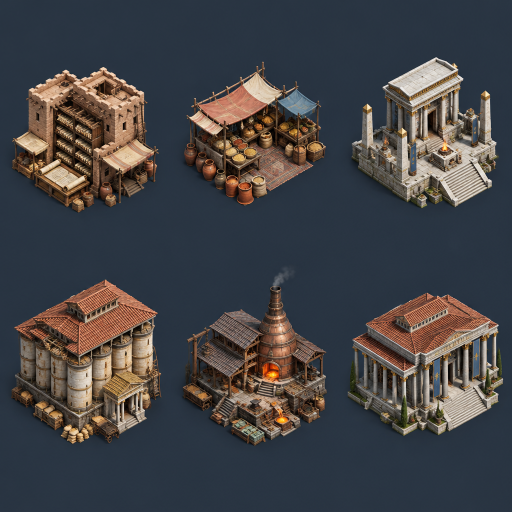
#> input picture assets/raw/civic_sheet_v1_1.png, 1024 x 1024 px (shown at 1/2 size)
$ python -i generate_transparent_icons.py   (imports and definitions only)
#> lines starting #> are read from the running program, lines starting #| are printed output that depends on the picture
#> further down, picture is the input picture: PIL image 1024x1024 RGB; mean R, G, B 68, 67.4, 70.1
"""Generate Project Eos facility icons through the local GPT Image Studio config.

The studio stores its OfoxAI key in settings.json. This script reads that file
directly, keeps the key only in process memory, and never prints it.

Outputs:
    assets/raw/transparent/<key>_raw.png   original 1024px generation
    assets/icons/<key>.png                 trimmed 320px transparent icon
"""

from __future__ import annotations

import argparse
import base64
import io
import json
import os
import sys
import time
import urllib.error
import urllib.request
from collections import deque
from pathlib import Path

from PIL import Image, ImageFilter

ROOT = Path(__file__).resolve().parents[1]
RAW_DIR = ROOT / "assets" / "raw" / "transparent"
ICON_DIR = ROOT / "assets" / "icons"
SETTINGS_PATH = Path(
    os.environ.get(
        "GPT_IMAGE_STUDIO_SETTINGS",
        r"C:\Users\XD\Documents\GPT Image Studio\settings.json",
    )
)

STYLE = (
    "single isolated realistic micro-isometric game asset, compact floating diorama, "
    "high three-quarter view, studio lighting, crisp detail, earthy natural palette, "
    "centered composition with generous empty margin, no ground plane, no cast shadow, "
    "no frame, no card, no border, no text, no people. "
    "Transparent background: the object must be fully cut out with clean edges."
)

ICONS = {
    "farm": (
        "terraced farmland diorama with young golden wheat, green grass and a narrow "
        "stone-lined irrigation channel, dark rich soil cross-section sides"
    ),
    "mine": (
        "small copper and iron surface mine diorama, timber headframe, ore carts, exposed "
        "rock terraces and a few turquoise mineral veins, dark soil sides"
    ),
    "granary": (
        "early bronze age granary diorama, round clay storage silos with thatched caps, "
        "wooden ladders and grain sacks on a compact earth platform"
    ),
    "irrigation": (
        "ancient irrigation gate diorama, wooden sluice gate and stone canal lock with "
        "flowing water, reeds and packed earth banks"
    ),
    "workshop": (
        "bronze age artisan workshop diorama, open timber shed with anvil, clay forge, "
        "copper ingots and tools on a compact stone platform"
    ),
    "library": (
        "early library diorama, small mud-brick archive with clay tablets on shelves, "
        "open doorway and rolled scrolls, warm lamplight"
    ),
    "market": (
        "ancient market stall diorama, wooden awning, baskets of grain, pottery and cloth, "
        "coins and amphorae on a compact stone plaza"
    ),
    "temple": (
        "early temple diorama, stepped stone shrine with carved pillars, offering bowl and "
        "small eternal flame, weathered limestone"
    ),
    "great_granary": (
        "wonder-scale great granary diorama, massive tiered clay silos with bronze bands, "
        "wide stairs and grain carts, monumental but compact"
    ),
    "great_forge": (
        "wonder-scale great forge diorama, monumental bronze furnace with tall chimney, "
        "glowing crucible, massive anvil and timber crane"
    ),
    "great_library": (
        "wonder-scale great library diorama, grand mud-brick archive with arched entry, "
        "tall clay-tablet shelves and bronze braziers, scholarly monument"
    ),
}


# [63 lines left out: functions load_settings, request_icon, not called in this run]


def remove_flat_background(image: Image.Image) -> Image.Image:
    """Flood-remove a near-uniform light background, keeping interior whites."""
    rgba = image.convert("RGBA")
    if rgba.getchannel("A").getextrema()[0] < 250:
        return rgba
    rgb = rgba.convert("RGB")
    width, height = rgb.size
#> width = 1024; height = 1024
    px = rgb.load()
    corners = [px[0, 0], px[width - 1, 0], px[0, height - 1], px[width - 1, height - 1]]
#> corners = [(42, 55, 66), (43, 56, 68), (45, 53, 68), (44, 54, 67)]
    bg = tuple(sorted(c[i] for c in corners)[len(corners) // 2] for i in range(3))
#> bg = (44, 55, 68)

    def distance(color: tuple[int, int, int]) -> float:
        return sum((color[i] - bg[i]) ** 2 for i in range(3)) ** 0.5

    limit = 18.0
    seen = bytearray(width * height)
    queue: deque[tuple[int, int]] = deque()
    for x in range(width):
        queue.append((x, 0))
        queue.append((x, height - 1))
    for y in range(height):
        queue.append((0, y))
        queue.append((width - 1, y))
    while queue:
        x, y = queue.pop()
        index = y * width + x
        if seen[index]:
            continue
        seen[index] = 1
        if distance(px[x, y]) > limit:
            continue
        for nx, ny in ((x + 1, y), (x - 1, y), (x, y + 1), (x, y - 1)):
            if 0 <= nx < width and 0 <= ny < height and not seen[ny * width + nx]:
                queue.append((nx, ny))
#> this loop made 1352269 passes
#> (y, index) on passes 2 to 4: (1022, 1047551), (1021, 1046527), (1020, 1045503)

    alpha = Image.new("L", (width, height), 255)
#> alpha: PIL image 1024x1024 L; every value is 255
    ap = alpha.load()
    for y in range(height):
        for x in range(width):
            if seen[y * width + x]:
                ap[x, y] = 0
    alpha = alpha.filter(ImageFilter.GaussianBlur(1.1))
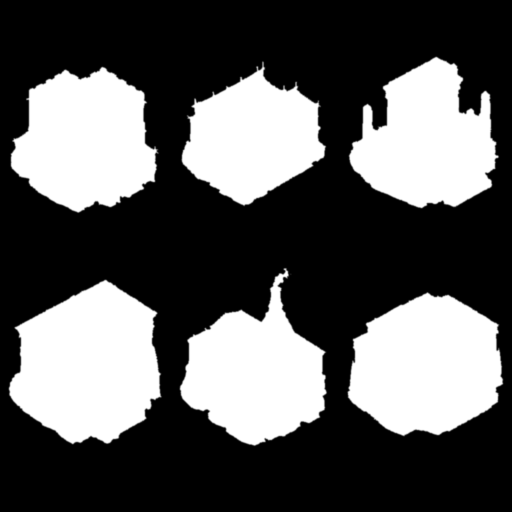
#> alpha: PIL image 1024x1024 L (shown at 1/2 size); min 0, max 255, mean 89.5
    rgba.putalpha(alpha)
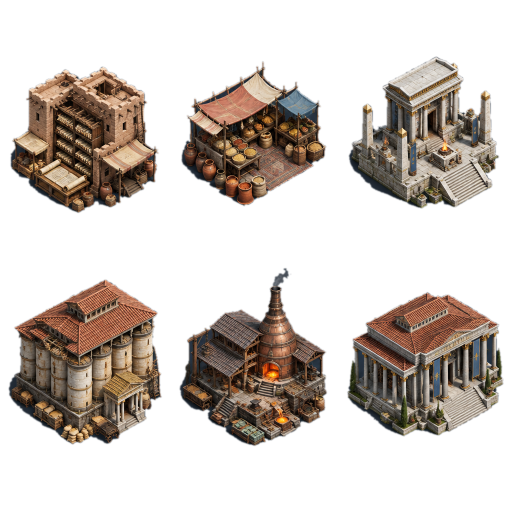
#> rgba: PIL image 1024x1024 RGBA (shown at 1/2 size); mean R, G, B, A 68, 67.4, 70.1, 89.5; transparent parts drawn white
    return rgba


# [42 lines left out: functions trim_and_center, generate, main, not called in this run]


# [2 lines not run here, left out]

>>> from PIL import Image
>>> picture = Image.open('../assets/raw/civic_sheet_v1_1.png')
>>> result = remove_flat_background(picture)
